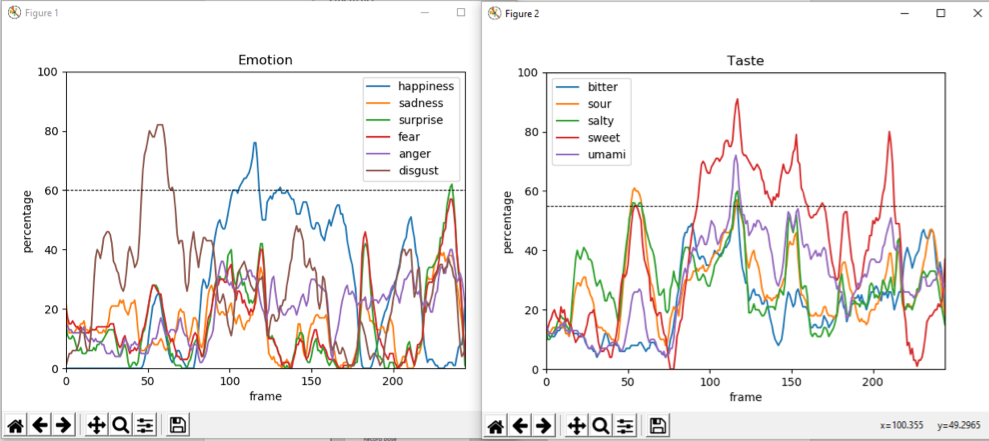

The Python source for this figure:
import csv
import pandas as pd
import matplotlib.pyplot as plt
import numpy as np

'''
def writeto():

    headings = ['bitter', 'sour', 'salty', 'sweet', 'umami', 'happiness', 'sadness', 'surprise', 'fear', 'anger',
                'disgust', 'content']

    with open('graph.csv', 'w') as csvFile:
        writer = csv.writer(csvFile)
        writer.writerow(headings)
'''

def writeto():
    with open('graph.csv', 'w', newline='') as csvFile:
        writer = csv.writer(csvFile)
        writer.writerow([])


def appendto(values):
    with open('graph.csv', 'a', newline='') as csvFile:
        writer = csv.writer(csvFile)
        writer.writerow(values)


def showgraph():
    cols = ['bitter', 'sour', 'salty', 'sweet', 'umami', 'happiness', 'sadness', 'surprise', 'fear', 'anger',
            'disgust']

    df = pd.read_csv('graph.csv', names=cols, header=None)
    df['frame'] = np.arange(len(df))

    df.plot(x='frame',
            y=['happiness', 'sadness', 'surprise', 'fear', 'anger', 'disgust'])
    plt.ylabel("percentage")
    plt.title("Emotion")
    plt.axhline(y=60, linestyle='dashed', color='k', linewidth=0.7)
    plt.ylim(0, 100)

    df.plot(x='frame',
            y=['bitter', 'sour', 'salty', 'sweet', 'umami'])
    plt.axhline(y=55, linestyle='dashed', color='k', linewidth=0.7)
    plt.ylabel("percentage")
    plt.title("Taste")
    plt.ylim(0, 100)

    plt.show()
